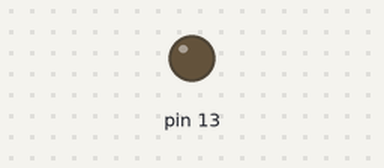
Simulated run of this sketch. Board: Arduino Uno, built with avr-gcc and run on an emulated ATmega328P. Parts: output pins drawn as LEDs (lit = HIGH).

Above: at 0.9 s.
At 12.3 s:
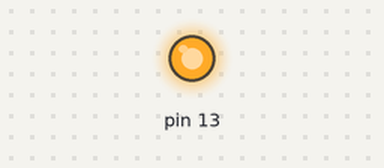
Timing chart, 0 to 13.4 s (numbered marks = the images above):
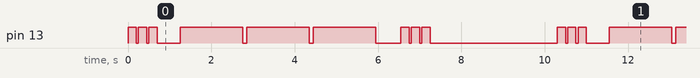

The sketch:

blinking_an_external_LED.ino
```cpp
void setup(){
  pinMode(13,OUTPUT);
}
void loop(){

  for (int i=0;i<3;i++){
    digitalWrite(13,HIGH);
    delay(200);
    digitalWrite(13,LOW);
    delay(50);
  }
  delay(500);

  for (int i=0;i<3;i++){
    digitalWrite(13,HIGH);
    delay(1500);
    digitalWrite(13,LOW);
    delay(100);
  }
  delay(500);

  for (int i=0;i<3;i++){
    digitalWrite(13,HIGH);
    delay(200);
    digitalWrite(13,LOW);
    delay(50);
  }
  delay(3000);
}
```

Measured:
- by itself, pin 13: repeats every 10.3 s: 2 × (LOW 0.05 s, HIGH 0.20 s), LOW 0.55 s, 2 × (HIGH 1.5 s, LOW 0.10 s), HIGH 1.5 s, LOW 0.60 s, 2 × (HIGH 0.20 s, LOW 0.05 s), HIGH 0.20 s, LOW 3.1 s, HIGH 0.20 s
- by itself, everything shown: repeats every 10.3 s, in 18 steps
